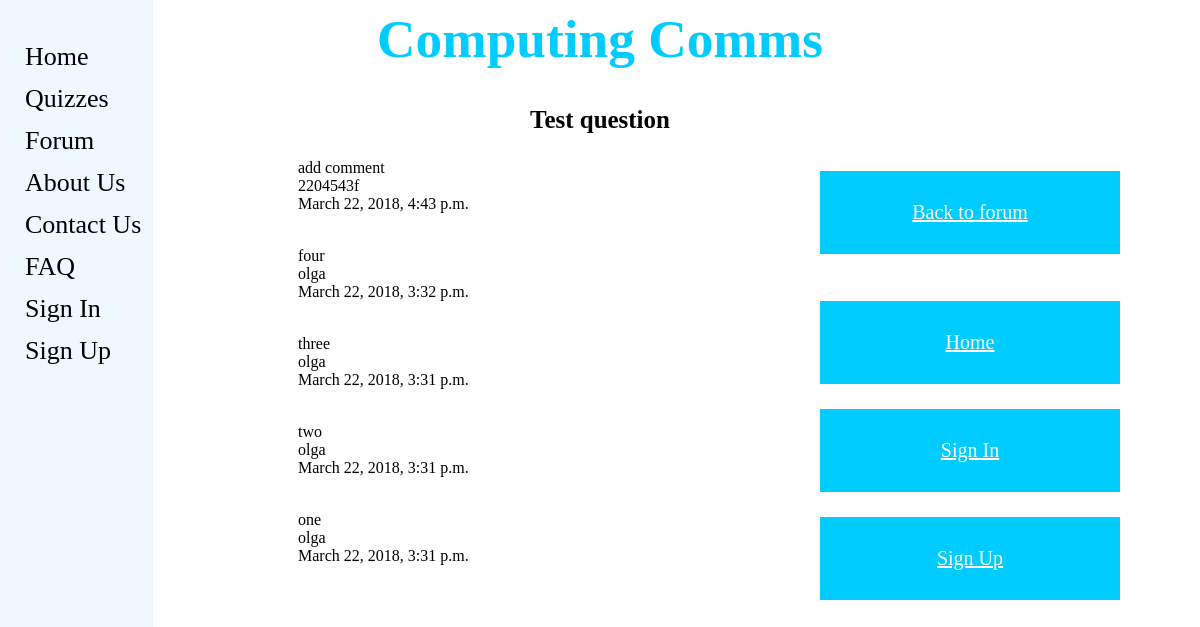
The page /computingcomms/forum/test-question/ on the database its author committed.
### computingcomms/models.py (models this page shows, shortened)
class ForumPost(models.Model):
    question = models.CharField(max_length=128)
    picture = models.ImageField(upload_to='forum_images',blank=True)
    date = models.DateTimeField(auto_now=True)
    user = models.ForeignKey(User, on_delete=models.DO_NOTHING)
    slug = models.SlugField(unique=True)

class Comment(models.Model):
    comment = models.CharField(max_length=128)
    user = models.ForeignKey(User, on_delete=models.DO_NOTHING)
    image = models.ImageField(upload_to='comment_images', blank=True)
    date = models.DateTimeField(auto_now=True)
    post = models.ForeignKey('computingcomms.ForumPost', related_name = 'comment' , on_delete=models.DO_NOTHING)

### computingcomms/views.py (the view)
# urls.py: url(r'^forum/(?P<post_slug>[\w\-]+)/$', views.show_post, name='show_post'),
def show_post(request, post_slug):
    context_dict = {}
    try:
        post = ForumPost.objects.get(slug=post_slug)
        comments = Comment.objects.filter(post = post).order_by('-date')
        context_dict['post'] = post
        context_dict['comments'] = comments
    except:
        context_dict['post'] = None
        context_dict['comments'] = None
    return render(request,'computingcomms/post.html' ,context_dict)

### templates/computingcomms/post.html (shortened to what this page needs)
{% extends 'computingcomms/base.html' %}
{% load staticfiles %}
{% block head_block %}
	<div>
		<center><h1>Computing Comms</h1></center>
	</div>
	<div>
		<center><h3>{{ post.question }}</h3></center>
	</div>
{% endblock %}
{% block body_block %}
	{% if comments %}
            <ul>
            {% for comment in comments %}
                <p id="comment">{{ comment.comment }}<br>
				{{ comment.user }} <br>
				{{ comment.date }} <br>
				{{ comment.image }}<br>
            {% endfor %}
            </ul>
        {% else %}
            <p><strong>There are no comments yet!</strong></p>
        {% if user.is_authenticated %}
           <p><a href="add_comment">Add Comment</a></p>
        {% endif %}
	{% endif %}
	<div class="buttons_position">
		<ul>
		<a href="{% url 'forum' %}"><button class="button">Back to forum</a></button><br><br>
		</ul>
	{% if user.is_authenticated %}
		<ul>
		<a href="{% url 'my_account' %}"><button class="button">My Account</a></button><br><br>
		</ul>
	{% else %}
		<ul>
		<a href="{% url 'home' %}"><button class="button">Home</a></button><br><br>
		<a href="{% url 'login' %}"><button class="button">Sign In</a></button><br><br>
		<a href="{% url 'register' %}"><button class="button">Sign Up</a></button>
		</ul>
	{% endif %}
	</div>
{% endblock %}

### static/CSS/stylesheet.css (style rules this page uses)
h1 { font-size: 40pt; text-align: center; color: #00ccff; font-family: Bernard MT Condensed; }
p { font-size: 16pt; color: black; font-family: Calibri; margin-left: 250px; margin-right: 30px; }
#comment { font-size: 12pt; color: black; font-family: Calibri; }
.button { background-color: #00ccff; border: none; color: white; padding: 30px 62px; text-align: center; text-decoration: none; display: inline-block; font-size: 20px; font-family: Calibri; width: 300px; }
.button a:link { color: white; font-size: 20px; font-family: Calibri; }
.buttons_position { position: absolute; top: 150px; right: 80px }
body { font-family: Calibri; color: black; font-size: 16pt; }

### rows shown on the page
ForumPost: question "Test question"
Comment: comment "add comment", user "2204543f", date "March 22, 2018, 4:43 p.m."
Comment: comment "four", user "olga", date "March 22, 2018, 3:32 p.m."
Comment: comment "three", user "olga", date "March 22, 2018, 3:31 p.m."
Comment: comment "two", user "olga", date "March 22, 2018, 3:31 p.m."
Comment: comment "one", user "olga", date "March 22, 2018, 3:31 p.m."
